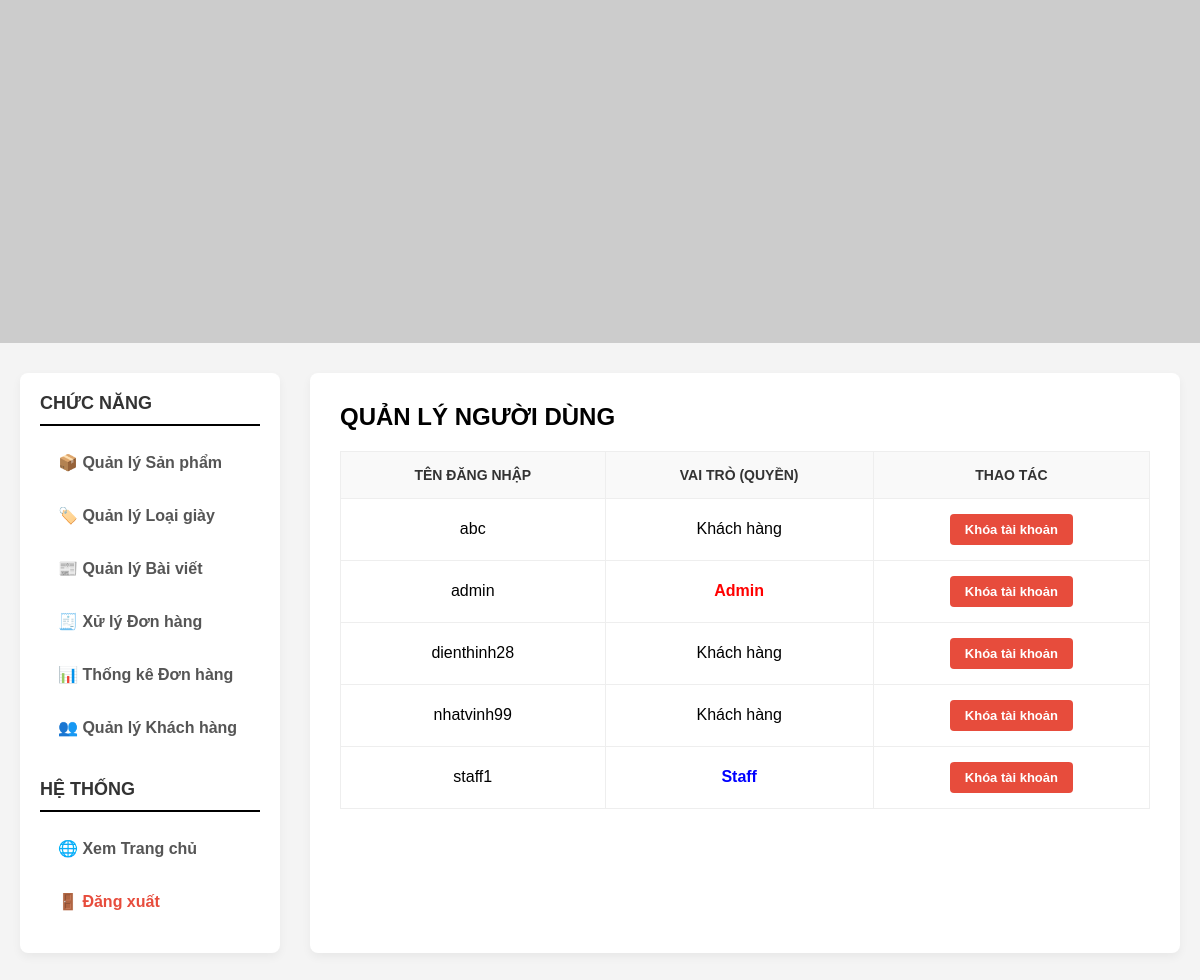
/admin.php?act=user (signed in), run on the app's committed database.
### tables this page shows
CREATE TABLE `userr` (
  `Username` varchar(50) NOT NULL,
  `Password` varchar(255) NOT NULL,
  `IDRole` int(11) NOT NULL DEFAULT 0
);

### Model/mUser.php (called while the page is built, shortened)
<?php
class modelUser {
    public function mGetAllUser() {
        $p = new clsKetNoi();
        $conn = $p->mMoKetNoi();
        $query = "SELECT * FROM userr";
        $result = $conn->query($query);
        return $result;
    }
}

### Controller/cUser.php (called while the page is built, shortened)
<?php
include_once("Model/mUser.php");
class controlUser {
    public function cGetAllUser() {
        $p = new modelUser();
        return $p->mGetAllUser();
    }
}
?>

### View/admin_user.php (the view)
<h2 style="margin-bottom: 20px;">QUẢN LÝ NGƯỜI DÙNG</h2>
<table>
    <tr>
        <th>Tên Đăng Nhập</th>
        <th>Vai Trò (Quyền)</th>
        <th>Thao tác</th>
    </tr>
    <?php
        include_once("Controller/cUser.php");
        $cUser = new controlUser();
        $listUser = $cUser->cGetAllUser();
        if($listUser && $listUser->num_rows > 0) {
            while($row = $listUser->fetch_assoc()) {
                $roleName = "Khách hàng";
                if ($row['IDRole'] == 1) $roleName = "<strong style='color:red;'>Admin</strong>";
                if ($row['IDRole'] == 2) $roleName = "<strong style='color:blue;'>Staff</strong>";
                echo "<tr>";
                echo "<td>" . $row['Username'] . "</td>";
                echo "<td>" . $roleName . "</td>";
                echo "<td>
                        <a href='#' class='btn btn-delete'>Khóa tài khoản</a>
                      </td>";
                echo "</tr>";
            }
        } else {
            echo "<tr><td colspan='3'>Không có người dùng nào.</td></tr>";
        }
    ?>
</table>

### admin.php (style rules this page uses)
* { margin: 0; padding: 0; box-sizing: border-box; font-family: Arial, sans-serif; }
body { background-color: #f4f4f4; }
table { width: 100%; border-collapse: collapse; margin-top: 15px; }
table, th, td { border: 1px solid #eee; }
th, td { padding: 15px; text-align: center; }
th { background-color: #f9f9f9; color: #333; text-transform: uppercase; font-size: 14px; }
.btn { padding: 8px 15px; color: white; text-decoration: none; border-radius: 4px; font-size: 13px; font-weight: bold; display: inline-block; transition: 0.3s; }
.btn-delete { background: #e74c3c; }

### data on the page
userr: Username "abc", roleName "Khách hàng"
userr: Username "admin", shows "Admin"
userr: Username "dienthinh28", roleName "Khách hàng"
userr: Username "nhatvinh99", roleName "Khách hàng"
userr: Username "staff1", shows "Staff"
